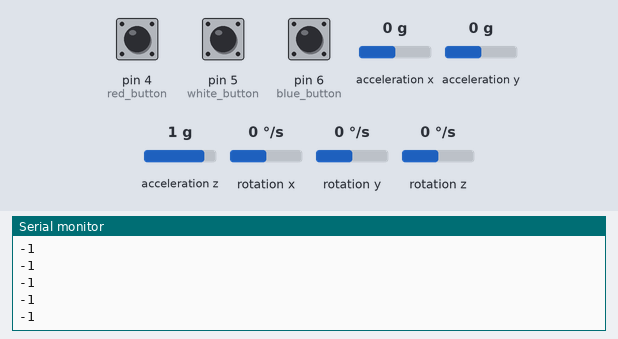
This sketch was run on a simulated Arduino Uno, built with avr-gcc and run on an emulated ATmega328P. On the bench: the last lines printed to the serial monitor. Wiring (inferred from the names in the program): MPU-6050 motion sensor at I2C address 0x68. The inputs (shaded band) are chosen by the test bench; at power-on: acceleration y 0 g, pin 4 (red_button) HIGH, pin 5 (white_button) HIGH, pin 6 (blue_button) HIGH, acceleration x 0 g, acceleration z 1 g, rotation x 0 °/s, rotation y 0 °/s, rotation z 0 °/s.

Above: at 7.6 s.
7.7 s: acceleration y set to -0.2 g
At 8.05 s:
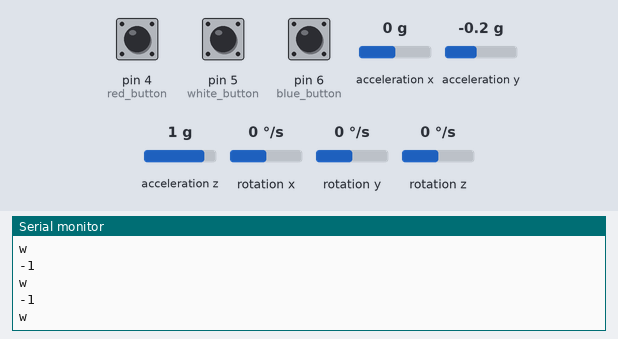
9.2 s: acceleration y set to 0.1 g
At 9.28 s:
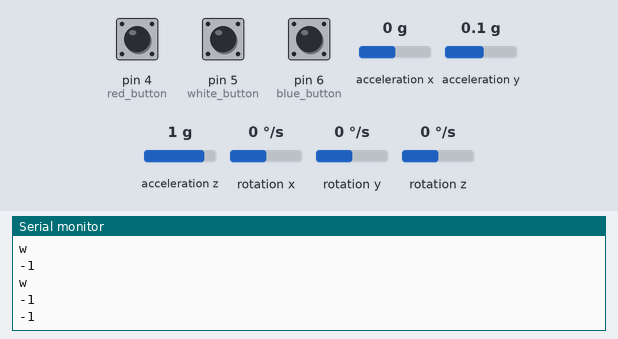

The sketch:

Gauntlet_Controll.ino
```cpp
#include<Wire.h>

// MPU settup
const int MPU_addr=0x68;  // I2C address of the MPU-6050
int16_t GyX,GyY,GyZ;

// Buttons Variables
int red_button = 4;
int white_button = 5;
int blue_button = 6;
#define pinSalida7 7
#define pinSalida8 8
#define pinSalida9 9
#define pinSalida10 10
#define pinSalida11 11
#define pinSalida12 12
#define pinSalida13 13
int data;
String p = "pause";
String st = "style";
String m = "mute";

String w = "w";
String s = "s";

void setup(){
  Wire.begin();
  Wire.beginTransmission(MPU_addr);
  Wire.write(0x6B);  // PWR_MGMT_1 register
  Wire.write(0);     // set to zero (wakes up the MPU-6050)
  Wire.endTransmission(true);
  Serial.begin(9600);
  pinMode(red_button, INPUT);
  pinMode(blue_button, INPUT);
  pinMode(white_button, INPUT);
}

void loop(){

  // Lectura del giroscopio
  Wire.beginTransmission(MPU_addr);
  Wire.write(0x3B);  // starting with register 0x3B (ACCEL_XOUT_H)
  Wire.endTransmission(false);
  Wire.requestFrom(MPU_addr,14,true);  // request a total of 14 registers
  GyX=Wire.read()<<8|Wire.read();  // Eje X del giroscopio
  GyY=Wire.read()<<8|Wire.read();  // Eje Y del giroscopio
  //GyZ=Wire.read()<<8|Wire.read();  // Eje Z del giroscopio
  //Serial.print(" | GyX = "); Serial.print(GyX);
  //Serial.print(" | GyY = "); Serial.println(GyY);
  //Serial.print(" | GyZ = "); Serial.println(GyZ);

  // Lectura de los botones
  int red_buttonState = digitalRead(red_button);
  int blue_buttonState = digitalRead(blue_button);
  int white_buttonState = digitalRead(white_button);

  if (red_buttonState == 0)  // Red Button
    Serial.println(st);

  if (blue_buttonState == 0)  // Blue Button
    Serial.println(p);

  if (white_buttonState == 0)  // White Button
    Serial.println(m);

  /*if (GyX < 0)  // Giroscopio W
    Serial.println(w); */

 /* if (GyX > 12000)  // Giroscopio S
    Serial.println(s); */

  if (GyY < 0)  // Giroscopio Up
    Serial.println(w);

  if (GyY > 9000)  // Giroscopio Down
    Serial.println(s);

  // Lectura del contador
  data = Serial.read();
  Serial.println(data);
  if (data == 48){
  digitalWrite(pinSalida9, LOW); digitalWrite(pinSalida8, LOW); digitalWrite(pinSalida13, LOW); digitalWrite(pinSalida12, LOW); digitalWrite(pinSalida11, LOW); digitalWrite(pinSalida7, LOW);digitalWrite(pinSalida10, LOW); //8
  digitalWrite(pinSalida9, HIGH); digitalWrite(pinSalida8, HIGH); digitalWrite(pinSalida13, HIGH); digitalWrite(pinSalida12, HIGH); digitalWrite(pinSalida11, HIGH); digitalWrite(pinSalida7, HIGH); //0
  }
  if (data == 49){
  digitalWrite(pinSalida9, LOW); digitalWrite(pinSalida8, LOW); digitalWrite(pinSalida13, LOW); digitalWrite(pinSalida12, LOW); digitalWrite(pinSalida11, LOW); digitalWrite(pinSalida7, LOW); digitalWrite(pinSalida10, LOW); //0
  digitalWrite(pinSalida11, HIGH); digitalWrite(pinSalida7, HIGH); //1
  }
  if (data == 50){
  digitalWrite(pinSalida11, LOW); digitalWrite(pinSalida7, LOW); //1
  digitalWrite(pinSalida8, HIGH); digitalWrite(pinSalida7, HIGH); digitalWrite(pinSalida10, HIGH); digitalWrite(pinSalida13, HIGH); digitalWrite(pinSalida12, HIGH); //2
  }
  if (data == 51){
  digitalWrite(pinSalida8, LOW); digitalWrite(pinSalida7, LOW); digitalWrite(pinSalida10, LOW); digitalWrite(pinSalida13, LOW); digitalWrite(pinSalida12, LOW); //2
  digitalWrite(pinSalida8, HIGH); digitalWrite(pinSalida7, HIGH); digitalWrite(pinSalida10, HIGH); digitalWrite(pinSalida12, HIGH); digitalWrite(pinSalida11, HIGH);  //3
  }
  if (data == 52){
  digitalWrite(pinSalida8, LOW); digitalWrite(pinSalida7, LOW); digitalWrite(pinSalida10, LOW); digitalWrite(pinSalida12, LOW); digitalWrite(pinSalida11, LOW);  //3
  digitalWrite(pinSalida9, HIGH); digitalWrite(pinSalida10, HIGH); digitalWrite(pinSalida7, HIGH); digitalWrite(pinSalida11, HIGH); //4
  }
  if (data == 53){
  digitalWrite(pinSalida9, LOW); digitalWrite(pinSalida10, LOW); digitalWrite(pinSalida7, LOW); digitalWrite(pinSalida11, LOW); //4
  digitalWrite(pinSalida8, HIGH); digitalWrite(pinSalida9, HIGH); digitalWrite(pinSalida10, HIGH); digitalWrite(pinSalida12, HIGH); digitalWrite(pinSalida11, HIGH); //5
  }
  if (data == 54){
  digitalWrite(pinSalida8, LOW); digitalWrite(pinSalida9, LOW); digitalWrite(pinSalida10, LOW); digitalWrite(pinSalida12, LOW); digitalWrite(pinSalida11, LOW); //5
  digitalWrite(pinSalida8, HIGH); digitalWrite(pinSalida9, HIGH); digitalWrite(pinSalida10, HIGH); digitalWrite(pinSalida13, HIGH); digitalWrite(pinSalida11, HIGH); digitalWrite(pinSalida12, HIGH);//6
  }
  if (data == 55){
  digitalWrite(pinSalida8, LOW); digitalWrite(pinSalida9, LOW); digitalWrite(pinSalida10, LOW); digitalWrite(pinSalida13, LOW); digitalWrite(pinSalida11, LOW); digitalWrite(pinSalida12, LOW);//6
  digitalWrite(pinSalida8, HIGH); digitalWrite(pinSalida7, HIGH); digitalWrite(pinSalida11, HIGH); //7
  }
  if (data == 56){
  digitalWrite(pinSalida9, HIGH); digitalWrite(pinSalida8, HIGH); digitalWrite(pinSalida13, HIGH); digitalWrite(pinSalida12, HIGH); digitalWrite(pinSalida11, HIGH); digitalWrite(pinSalida7, HIGH);digitalWrite(pinSalida10, HIGH); //8
  }
  if (data == 57){
  digitalWrite(pinSalida13, LOW); //8
  digitalWrite(pinSalida9, HIGH); digitalWrite(pinSalida12, HIGH); digitalWrite(pinSalida11, HIGH); digitalWrite(pinSalida7, HIGH);digitalWrite(pinSalida10, HIGH); digitalWrite(pinSalida8, HIGH); //9
  }

  delay(100);
}
```

Measured:
- the behaviour switches between -0.1 and 0 g on acceleration y (found by bisection; images 1 and 2)
- after the input at 7.7 s, the serial monitor: prints a new line at once (image 1)
